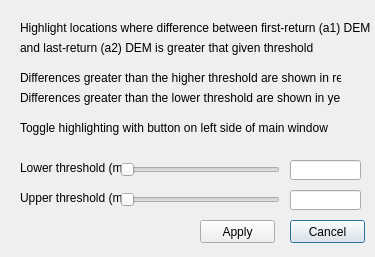
<?xml version="1.0" encoding="UTF-8"?>
<ui version="4.0">
 <class>dialogMeasureElev</class>
 <widget class="QDialog" name="dialogMeasureElev">
  <property name="geometry">
   <rect>
    <x>0</x>
    <y>0</y>
    <width>375</width>
    <height>257</height>
   </rect>
  </property>
  <property name="windowTitle">
   <string>dialogMeasureElev</string>
  </property>
  <widget class="QLabel" name="label">
   <property name="geometry">
    <rect>
     <x>20</x>
     <y>20</y>
     <width>361</width>
     <height>16</height>
    </rect>
   </property>
   <property name="text">
    <string>Highlight locations where difference between first-return (a1) DEM</string>
   </property>
  </widget>
  <widget class="QLabel" name="label_2">
   <property name="geometry">
    <rect>
     <x>20</x>
     <y>40</y>
     <width>341</width>
     <height>16</height>
    </rect>
   </property>
   <property name="text">
    <string>and last-return (a2) DEM is greater that given threshold</string>
   </property>
  </widget>
  <widget class="QLabel" name="label_3">
   <property name="geometry">
    <rect>
     <x>20</x>
     <y>70</y>
     <width>321</width>
     <height>16</height>
    </rect>
   </property>
   <property name="text">
    <string>Differences greater than the higher threshold are shown in red</string>
   </property>
  </widget>
  <widget class="QLabel" name="label_4">
   <property name="geometry">
    <rect>
     <x>20</x>
     <y>90</y>
     <width>321</width>
     <height>16</height>
    </rect>
   </property>
   <property name="text">
    <string>Differences greater than the lower threshold are shown in yellow</string>
   </property>
  </widget>
  <widget class="QLabel" name="label_5">
   <property name="geometry">
    <rect>
     <x>20</x>
     <y>120</y>
     <width>311</width>
     <height>16</height>
    </rect>
   </property>
   <property name="text">
    <string>Toggle highlighting with button on left side of main window</string>
   </property>
  </widget>
  <widget class="QLabel" name="label_6">
   <property name="geometry">
    <rect>
     <x>20</x>
     <y>160</y>
     <width>101</width>
     <height>16</height>
    </rect>
   </property>
   <property name="text">
    <string>Lower threshold (m)</string>
   </property>
  </widget>
  <widget class="QLabel" name="label_7">
   <property name="geometry">
    <rect>
     <x>20</x>
     <y>190</y>
     <width>101</width>
     <height>16</height>
    </rect>
   </property>
   <property name="text">
    <string>Upper threshold (m)</string>
   </property>
  </widget>
  <widget class="QSlider" name="lowerSlider">
   <property name="geometry">
    <rect>
     <x>120</x>
     <y>160</y>
     <width>160</width>
     <height>19</height>
    </rect>
   </property>
   <property name="orientation">
    <enum>Qt::Horizontal</enum>
   </property>
  </widget>
  <widget class="QSlider" name="upperSlider">
   <property name="geometry">
    <rect>
     <x>120</x>
     <y>190</y>
     <width>160</width>
     <height>19</height>
    </rect>
   </property>
   <property name="orientation">
    <enum>Qt::Horizontal</enum>
   </property>
  </widget>
  <widget class="QLineEdit" name="lowerEdit">
   <property name="geometry">
    <rect>
     <x>290</x>
     <y>160</y>
     <width>71</width>
     <height>20</height>
    </rect>
   </property>
  </widget>
  <widget class="QLineEdit" name="upperEdit">
   <property name="geometry">
    <rect>
     <x>290</x>
     <y>190</y>
     <width>71</width>
     <height>20</height>
    </rect>
   </property>
  </widget>
  <widget class="QPushButton" name="cancelButton">
   <property name="geometry">
    <rect>
     <x>290</x>
     <y>220</y>
     <width>75</width>
     <height>23</height>
    </rect>
   </property>
   <property name="text">
    <string>Cancel</string>
   </property>
  </widget>
  <widget class="QPushButton" name="applyButton">
   <property name="geometry">
    <rect>
     <x>200</x>
     <y>220</y>
     <width>75</width>
     <height>23</height>
    </rect>
   </property>
   <property name="text">
    <string>Apply</string>
   </property>
  </widget>
 </widget>
 <layoutdefault spacing="6" margin="11"/>
 <resources/>
 <connections>
  <connection>
   <sender>lowerSlider</sender>
   <signal>sliderReleased()</signal>
   <receiver>dialogMeasureElev</receiver>
   <slot>doLower()</slot>
   <hints>
    <hint type="sourcelabel">
     <x>145</x>
     <y>169</y>
    </hint>
    <hint type="destinationlabel">
     <x>97</x>
     <y>143</y>
    </hint>
   </hints>
  </connection>
  <connection>
   <sender>upperSlider</sender>
   <signal>sliderReleased()</signal>
   <receiver>dialogMeasureElev</receiver>
   <slot>doUpper()</slot>
   <hints>
    <hint type="sourcelabel">
     <x>175</x>
     <y>196</y>
    </hint>
    <hint type="destinationlabel">
     <x>180</x>
     <y>221</y>
    </hint>
   </hints>
  </connection>
  <connection>
   <sender>cancelButton</sender>
   <signal>clicked()</signal>
   <receiver>dialogMeasureElev</receiver>
   <slot>reject()</slot>
   <hints>
    <hint type="sourcelabel">
     <x>313</x>
     <y>234</y>
    </hint>
    <hint type="destinationlabel">
     <x>272</x>
     <y>230</y>
    </hint>
   </hints>
  </connection>
  <connection>
   <sender>applyButton</sender>
   <signal>clicked()</signal>
   <receiver>dialogMeasureElev</receiver>
   <slot>doApply()</slot>
   <hints>
    <hint type="sourcelabel">
     <x>228</x>
     <y>230</y>
    </hint>
    <hint type="destinationlabel">
     <x>119</x>
     <y>221</y>
    </hint>
   </hints>
  </connection>
 </connections>
 <slots>
  <slot>doLower()</slot>
  <slot>doUpper()</slot>
  <slot>doApply()</slot>
 </slots>
</ui>
